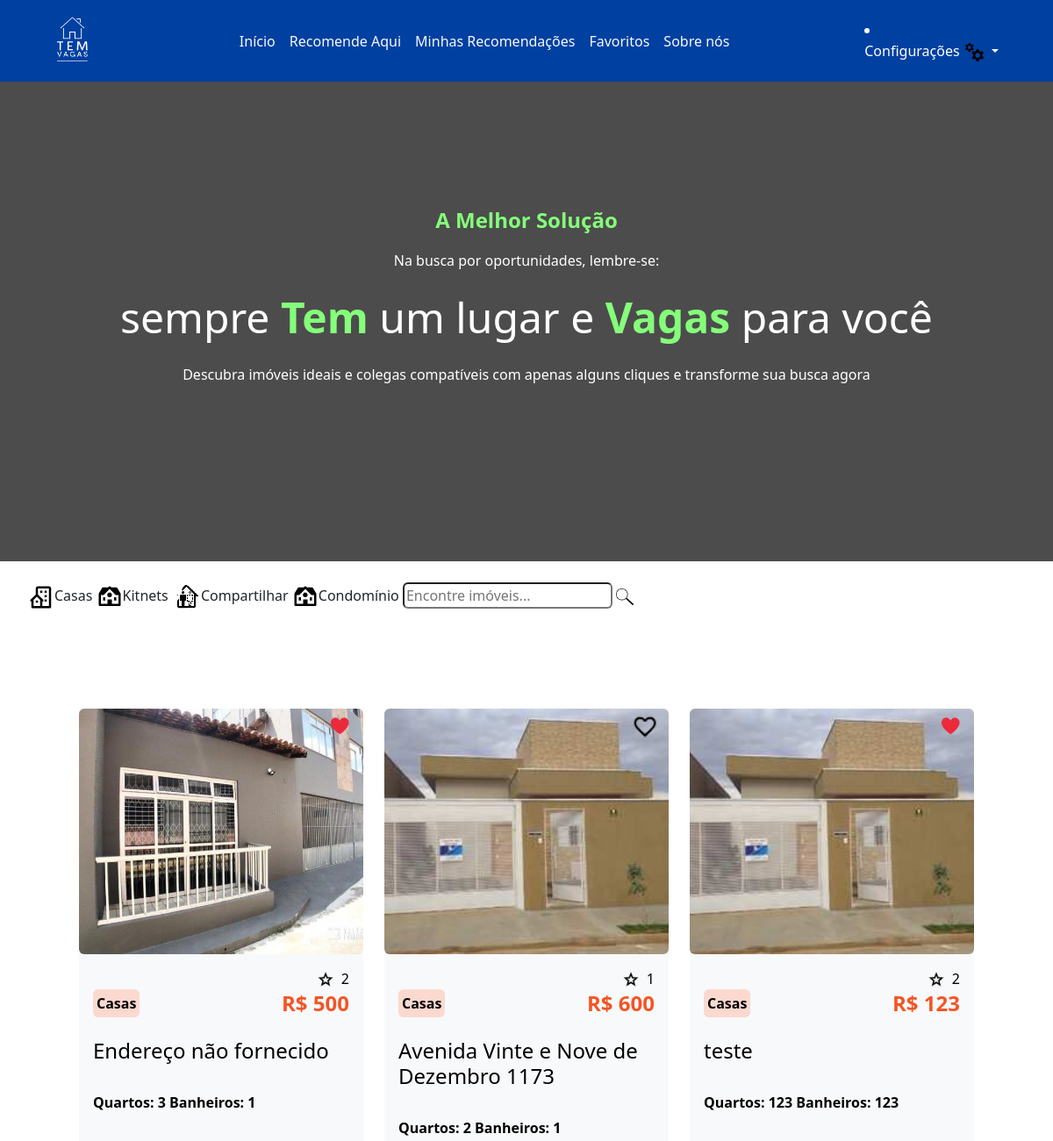
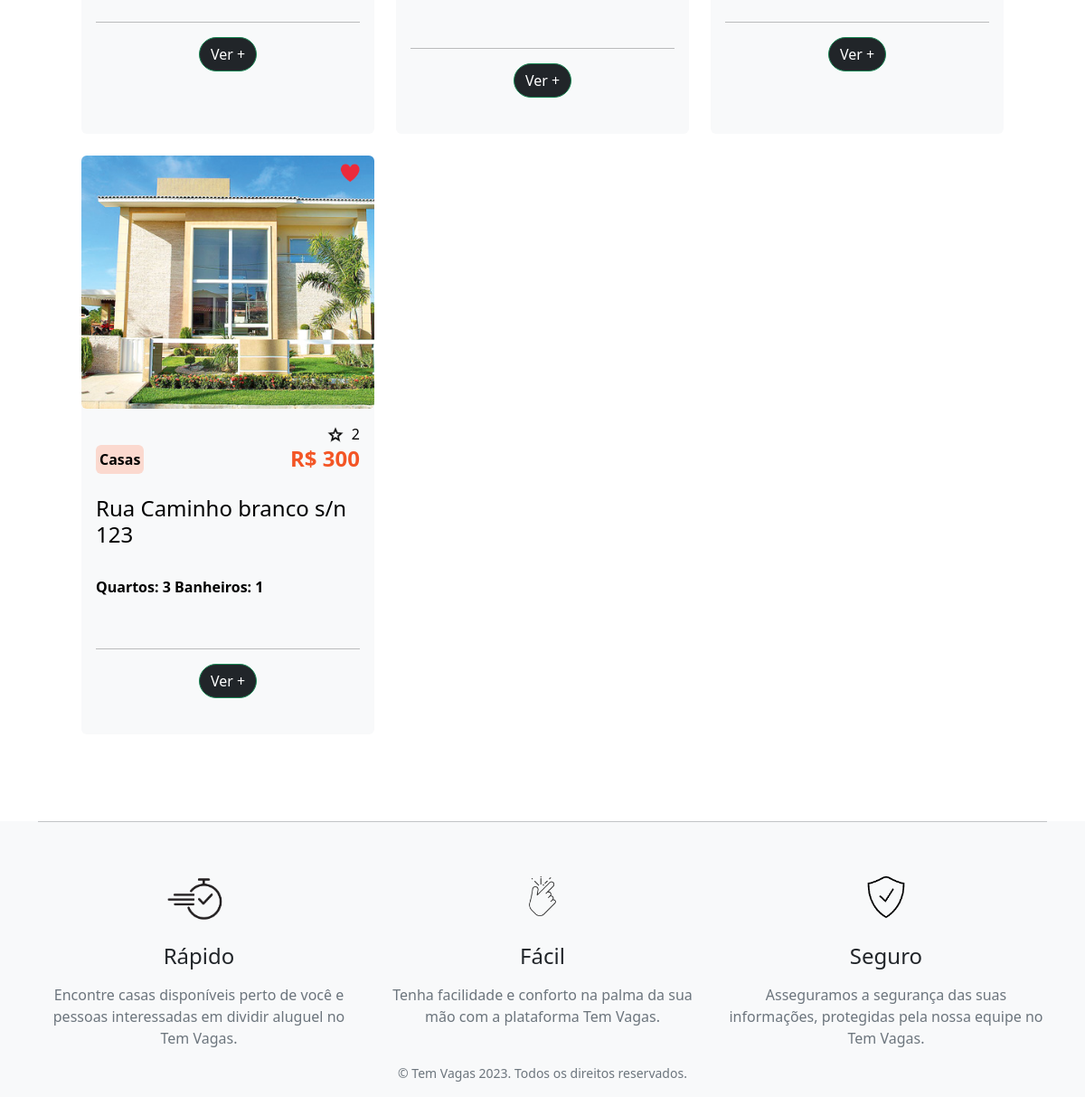
The page / (signed in) on the database its author committed (2 pictures, top to bottom).
### posts_app/models.py (models this page shows, shortened)
class recomendacoes(models.Model):
    nome = models.CharField(max_length=100)
    telefone = models.IntegerField()
    tipo_imovel = models.CharField(max_length=100)
    endereco = models.CharField(max_length=255)
    logradouro = models.CharField(max_length=255)
    numero = models.IntegerField()
    bairro = models.CharField(max_length=255)
    cidade = models.CharField(max_length=255)
    estado = models.CharField(max_length=255)
    cep = models.IntegerField()
    valor_aluguel = models.IntegerField()
    quantidade_quartos = models.IntegerField()
    quantidade_banheiros = models.IntegerField()
    descricao = models.TextField()
    image = models.ImageField(upload_to='images/', blank=True, null=True)
    create_at = models.DateTimeField(auto_now_add=True)
    owner = models.ForeignKey('accounts.CustomUser', on_delete=models.CASCADE, null=True)
    curtidas = models.ManyToManyField(CustomUser, through='Curtida', related_name='curtidas')
    class Meta:
        verbose_name = 'Imovel'
        verbose_name_plural = 'Imoveis'
        ordering = ['id']

### posts_app/views.py (the view)
# urls.py: path('', views.destaques, name='main-page'),
def destaques(request):
    template_name = 'main-page.html'  # template
    posts = recomendacoes.objects.all()  # query com todas as postagens
    context = {  # cria context para chamar no template
        'imovel': posts  # o primeiro 'posts' é o nome como ele vai ser chamado no html.
    }
    return render(request, template_name, context)  # render

### posts_app/templates/main-page.html (shortened to what this page needs)
{% extends 'base.html' %}
{% load static %}
{% block content %}
<br>
<br>
<div class="row row-cols-1 row-cols-md-3 g-4" >
   {% for imovel in imovel %}
    <div class="col">
      <div class="card h-100 text-bg-light border-0">
         <div class="position-relative">
            <img src="{% if imovel.image and imovel.image.url %}{{ imovel.image.url }}{% endif %}" class="card-img-top rounded" alt="Imagem do Imóvel" style="height: 280px; object-fit: cover;">
            {% if request.user in imovel.curtidas.all %}
            <button class="btn btn-outline-light curtir-btn border-0 position-absolute top-0 end-0" data-recomendacao-id="{{ imovel.id }}" data-curtida="true">
                <img src="{% static 'images/curtidavermelha.png' %}" alt="Curtir" width="30">
            </button>
            {% else %}
            <button class="btn btn-outline-light curtir-btn border-0 position-absolute top-0 end-0" data-recomendacao-id="{{ imovel.id }}" data-curtida="false">
                <img src="{% static 'images/curtidanormal.png' %}" alt="Curtir" width="30">
            </button>
            {% endif %}
        </div>
        <div class="card-body ">
            <div class="d-flex align-items-center justify-content-end">
                <img src="{% static 'images/estrela.png' %}" alt="Estrela" width="20" class="me-2">
                <p class="mb-0"><span id="numero_curtidas_{{ imovel.id }}">{{ imovel.curtidas.count }}</span></p>
            </div>
            <div class="d-flex justify-content-between align-items-center mt-0">
                <button class="tag btn-lg rounded p-1 border-0 text-black fw-bold"
                        style="--bs-btn-padding-y: .25rem; --bs-btn-padding-x: .5rem; --bs-btn-font-size: .75rem; background-color: #FBD9CF">
                    Casas
                </button>
                <h4 class="mb-0 fw-bold" style="color: #F35525">
                    R$ {{ imovel.valor_aluguel }}
                </h4>
            </div>
            <br>
            <h4 class="text-start ">{{ imovel.endereco}}</h4>
            <br>
            <p class="text-start fw-bold">Quartos: {{ imovel.quantidade_quartos }} Banheiros: {{ imovel.quantidade_banheiros }}</p>
            <br>
            <div class="text-center">
               <hr>
               <a class="btn btn-success rounded-pill text-white bg-dark" href="{% url 'recommendation-detail' imovel.id %}">Ver +</a>
            </div>
         </div>
      </div>
      <br>
    </div>
   {% endfor %}
</div>
{% endblock content %}

### rows shown on the page
recomendacoes: image (picture), curtidas.count "2", valor_aluguel "500", endereco "Endereço não fornecido", quantidade_quartos "3", quantidade_banheiros "1"
recomendacoes: image (picture), curtidas.count "1", valor_aluguel "600", endereco "Avenida Vinte e Nove de Dezembro 1173", quantidade_quartos "2", quantidade_banheiros "1"
recomendacoes: image (picture), curtidas.count "2", valor_aluguel "123", endereco "teste", quantidade_quartos "123", quantidade_banheiros "123"
recomendacoes: image (picture), curtidas.count "2", valor_aluguel "300", endereco "Rua Caminho branco s/n 123", quantidade_quartos "3", quantidade_banheiros "1"
